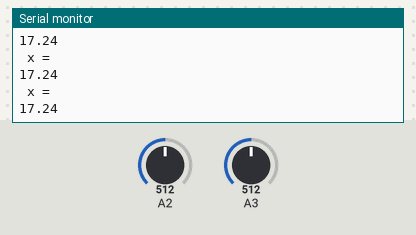
Bench run of a sketch on a simulated Arduino Uno, built with avr-gcc and run on an emulated ATmega328P. Shown: the last lines printed to the serial monitor. Inputs (shaded band) come from the test bench; at power-on: A2 = 512, A3 = 512.

Above: at 1.2 s.
1.3 s: A2 set to 253
At 1.33 s:
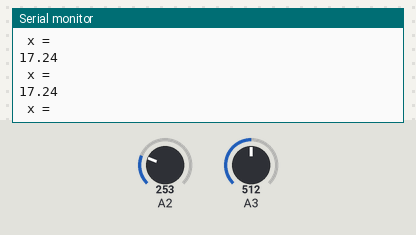
2.8 s: A2 set to 224
At 2.86 s:
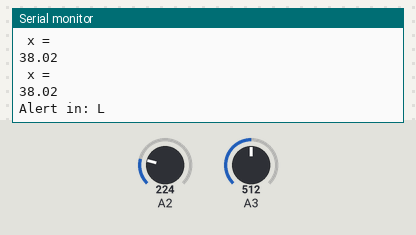
4.6 s: A3 set to 247
At 4.73 s:
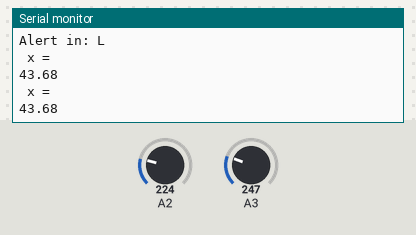
6.1 s: A3 set to 218
At 6.38 s:
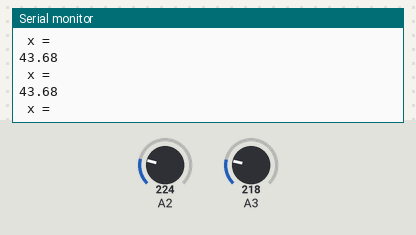
Timing chart, 0 to 9.1 s (numbered marks = the images above; inputs shaded):
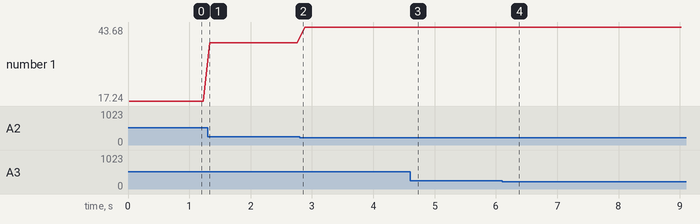

Measured:
- the behaviour switches between 237 and 236 on A2 (found by bisection; images 1 and 2)
- the behaviour switches between 237 and 236 on A3 (found by bisection; images 3 and 4)
- after the input at 2.8 s, the serial monitor: prints a new line after 0.06 s (image 2)
- after the input at 6.1 s, the serial monitor: prints a new line after 0.07 s (image 4)
- plotted number 1: 17.24 → 38.02 after the input at 1.3 s, 38.02 → 43.68 after the input at 2.8 s

The sketch:

distance.ino
```cpp
#include "sharpIR.h"

DistanceSensor LeftDistanceSensor(16, 'L', 40);
DistanceSensor RightDistanceSensor(A3, 'R', 40);

void setup(){
  Serial.begin(9600);

}
void loop(){
    float x = LeftDistanceSensor.receive_data();
    float y = RightDistanceSensor.receive_data();
    Serial.println("\n x = ");
    Serial.println(x);
//    Serial.println("\n y = ");
//    Serial.println(y);

    delay(100);
    }
```

sharpIR.cpp
```cpp
#define OBSTACLE_DISTANCE 1000
#define DISTANCE_SAMPLES 25
#define OFFSET_DISTANCE 2
#include "SharpIR.h"
DistanceSensor::DistanceSensor(int pin, char position, int alert_until) {
      this->position = position;
      this->pin = pin;
      this->alert_until = alert_until;
      init();
}
    void DistanceSensor::init() {
      pinMode(pin, INPUT);
    }

    float DistanceSensor::receive_data() {
      float distanceCM;
      // Store the Distance sensor values
      for (int i=0; i<DISTANCE_SAMPLES; i++){
        values[i] = analogRead(pin);
      }
      sort(values, DISTANCE_SAMPLES);
      float final_value = median(values, DISTANCE_SAMPLES);
      distanceCM = 60.374  * pow(map(final_value, 0, 1023, 0, 5000)/1000.0, -1.16);

      if(distanceCM<20){
        distanceCM = (distanceCM+2.08)/1.406;  //calib for <20 cm
      }
      else{
        distanceCM = (distanceCM+1.0536)/1.2695;  //calib for 20-100cm
      }
      alert_flag_check(distanceCM);
      return distanceCM;
    }
    void DistanceSensor::alert_flag_check(int distance){
      if(distance > this->alert_until){
        this->alert_flag--;
        if(this->alert_flag <= 0){
          this->alert_flag = 3;
          this->alert = true;
          Serial.print("Alert in: ");
          Serial.println(this->position);
        }
      }

    }
    float DistanceSensor::median(int a[], int array_size){
      float median = 0;
      sort(a, array_size);
      if(array_size % 2 != 0){
        median = a[array_size/2];
      }else{
        median = a[(array_size-1)/2]+a[array_size/2]/2.0;
      }
      return median;

    }
   void DistanceSensor::sort(int a[], int array_size) {
      for(int i=0; i<(array_size); i++) {
          bool flag = true;
          for(int j=0; j<(array_size-1); j++) {
              if(a[j] > a[j+1]) {
                  int k = a[j];
                  a[j] = a[j+1];
                  a[j+1] = k;
              }
          }
      }
  }
```

sharpIR.h
```cpp
#ifndef SharpIR_h
#define SharpIR_h

#define OBSTACLE_DISTANCE 1000
#define DISTANCE_SAMPLES 25
#define OFFSET_DISTANCE 2

#include "Arduino.h"

class DistanceSensor {
  private:
    int pin;
    int alert_flag;
    int alert_until;
    bool alert;
  public:
    char position;
    DistanceSensor(int pin, char position, int alert_until);
    int values[DISTANCE_SAMPLES];

    void init();
    float receive_data();
    void alert_flag_check(int distance);
    float median(int a[], int array_size);
    void sort(int a[], int array_size);

};

#endif
```
